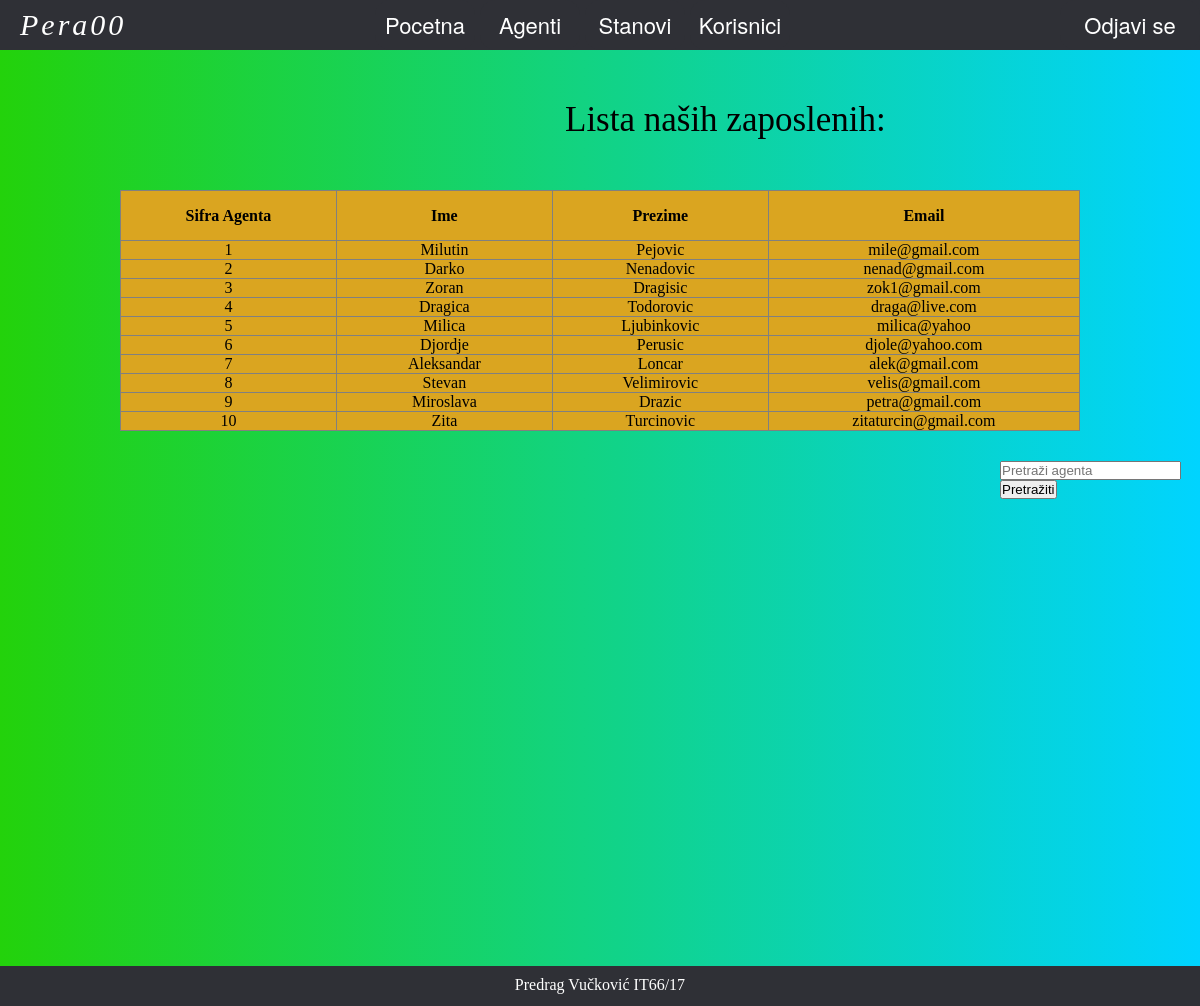
Page /agenti.php (signed in) on the committed database.
### tables this page shows
CREATE TABLE IF NOT EXISTS `agenti` (
  `SifraA` int(11) NOT NULL,
  `Ime` varchar(11) NOT NULL,
  `Prezime` varchar(11) NOT NULL,
  `Email` varchar(30) NOT NULL,
  PRIMARY KEY (`SifraA`)
);

### agenti.php (the view, shortened to what this page needs)
<!DOCTYPE html>
<html>
<head>
	<link rel="stylesheet" type="text/css" href="CSS/style.css">
</head>
<body>
	<?php
	if (isset($_SESSION['username'])) {
			$server="localhost";
			$sqlusername="root";
			$sifra="";
			$imeBaze="nekretnine";
			$username=$_SESSION['username'];
			$konekcija=mysqli_connect($server,$sqlusername,$sifra,$imeBaze);
		echo '<div class="navbar"><form action="logout.php" metod="POST"><button type="submit" id="odjava">Odjavi se</button></form><p>'.$username.'</p><div class="nav">
			<ul id="meni">
				<li><a href="home.php">Pocetna</a></li>
				<li><a href="agenti.php">Agenti</a></li>
				<li><a href="stanovi.php">Stanovi</a></li>
				<li><a href="korisnici.php">Korisnici</a></li>
			</ul>
			</div>
			</div>';
			echo "<p class='pretabele'>Lista naših zaposlenih:</p>";
			if(isset($_POST['pretrazi'])){
				if($_POST['pretrazivac']==''){
			echo "<table border=1px class='tabela'>
				<th>Sifra Agenta</th>
				<th>Ime</th>
				<th>Prezime</th>
				<th>Email</th>";
			$sql="SELECT * FROM agenti";
			$rez=mysqli_query($konekcija, $sql);
			while ( $red=mysqli_fetch_assoc($rez) ) {
				$a1=$red['SifraA'];
				$a2=$red['Ime'];
				$a3=$red['Prezime'];
				$a4=$red['Email'];
				echo "<tr>
				 <td>$a1</td>
				 <td>$a2</td>
				 <td>$a3</td>
				 <td>$a4</td>
				 </tr>";
			}
			echo "</table>";
			}
				else{
				 $pretrazivac=$_POST['pretrazivac'];
				 $sql2="SELECT * FROM agenti WHERE Ime LIKE '%{$pretrazivac}%' OR Prezime LIKE '%{$pretrazivac}%'";
				 $rez2=mysqli_query($konekcija,$sql2);
				 if (mysqli_num_rows($rez2)>0) {
				 while ($red2=mysqli_fetch_assoc($rez2)) {
				  echo "<table border=1px class='tabela'>
				<th>Sifra Agenta</th>
				<th>Ime</th>
				<th>Prezime</th>
				<th>Email</th>
				 <tr><td>".$red2['SifraA']."</td><td>".$red2['Ime']."</td><td>".$red2['Prezime']."</td><td>".$red2['Email']."</td></tr>";
				  }
				  echo "</table>";
				}
			}
			}
			else{
			echo "<table border=1px class='tabela'>
				<th>Sifra Agenta</th>
				<th>Ime</th>
				<th>Prezime</th>
				<th>Email</th>";
			$sql="SELECT * FROM agenti";
			$rez=mysqli_query($konekcija, $sql);
			while ( $red=mysqli_fetch_assoc($rez) ) {
				$a1=$red['SifraA'];
				$a2=$red['Ime'];
				$a3=$red['Prezime'];
				$a4=$red['Email'];
				echo "<tr>
				 <td>$a1</td>
				 <td>$a2</td>
				 <td>$a3</td>
				 <td>$a4</td>
				 </tr>";
			}
			echo "</table>";
		}
			echo "<form id='pretrazivac' action='agenti.php' method='post'>
					<input type='text' name='pretrazivac' placeholder='Pretraži agenta'>
						<button type='submit' name='pretrazi'>Pretražiti</button>
				  </form>";
	}
	?>
	<div class="footer">
			<p>Predrag Vučković IT66/17</p>
		</div>
</body>
</html>

### CSS/style.css (style rules this page uses)
* { margin: 0; padding: 0; box-sizing: border-box; }
body { background-image: linear-gradient(to right,#23d20b,#00d4ff); }
ul { list-style-type: none; padding:0; }
li { display:inline-block; margin-right:1px; }
li a { display:block; width:100px; height:50px; text-align:center; line-height:50px; font-family:"Helvetica Neue", Helvetica, Arial, sans-serif; color:#fff; background:#2f3036; text-decoration:none; border-radius: 15px; font-size: 22px; }
.nav { margin: 0 auto; width: 450px; }
.navbar { background:#2f3036; }
#odjava { float: right; display:block; width:140px; height:50px; line-height:50px; font-family:"Helvetica Neue", Helvetica, Arial, sans-serif; color:#fff; background:#2f3036; border-radius: 15px; border: none; font-size: 22px; }
.navbar p { color: white; display: inline; float: left; font-size: 30px; letter-spacing: .1em; line-height: 50px; font-style: italic; margin-left: 20px; }
.footer { background: #2f3036;; color:white; width: 100%; height: 40px; text-align: center; font-family: verdana; padding:10px 15px; box-sizing: border-box; position: relative; overflow: hidden; display: block; margin-right: auto; margin-left: auto; margin-top: 467px; }
.tabela { margin:auto; margin-top: 50px; border-collapse: collapse; background-color: #DAA520; width: 80%; }
.tabela th { height: 50px; width: 100px; }
.tabela td { text-align: center; }
.pretabele { font-size: 35px; margin-left: 565px; margin-top: 50px; }
#pretrazivac { margin-left: 1000px; margin-top: 30px; }

### rows in the picture
agenti: SifraA "1", Ime "Milutin", Prezime "Pejovic", Email "mile@gmail.com"
agenti: SifraA "2", Ime "Darko", Prezime "Nenadovic", Email "nenad@gmail.com"
agenti: SifraA "3", Ime "Zoran", Prezime "Dragisic", Email "zok1@gmail.com"
agenti: SifraA "4", Ime "Dragica", Prezime "Todorovic", Email "draga@live.com"
agenti: SifraA "5", Ime "Milica", Prezime "Ljubinkovic", Email "milica@yahoo"
agenti: SifraA "6", Ime "Djordje", Prezime "Perusic", Email "djole@yahoo.com"
agenti: SifraA "7", Ime "Aleksandar", Prezime "Loncar", Email "alek@gmail.com"
agenti: SifraA "8", Ime "Stevan", Prezime "Velimirovic", Email "velis@gmail.com"
agenti: SifraA "9", Ime "Miroslava", Prezime "Drazic", Email "petra@gmail.com"
agenti: SifraA "10", Ime "Zita", Prezime "Turcinovic", Email "zitaturcin@gmail.com"

### other values in the picture
$username "Pera00"
